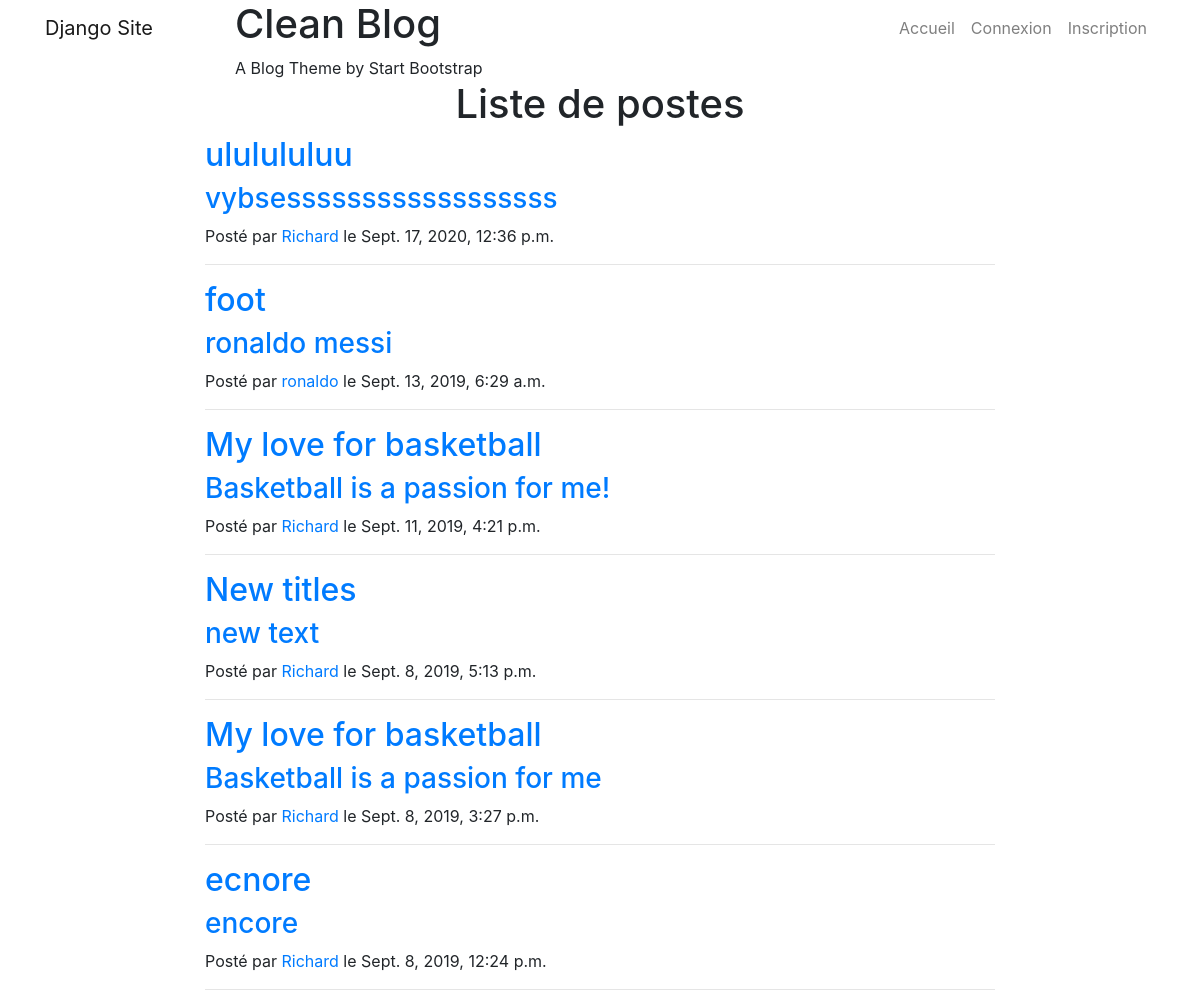
Before: / with the older database file.
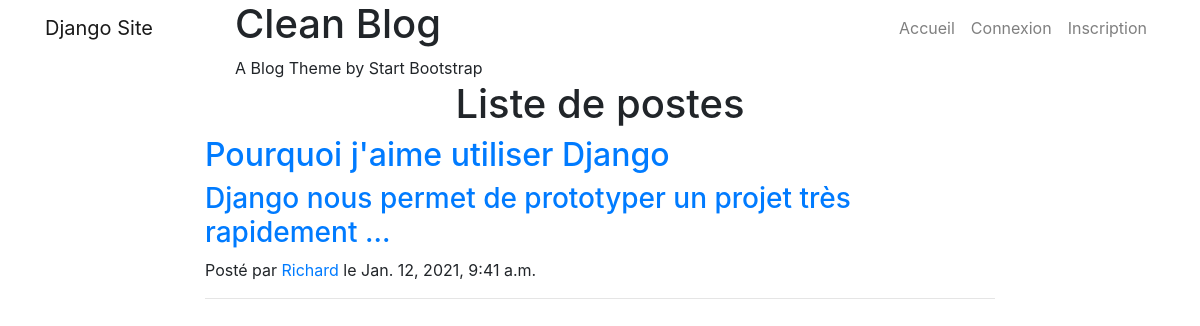
After: the same page with the newer database file.
### blog/models.py (models this page shows, shortened)
class Post(models.Model):
	author = models.ForeignKey('auth.User',on_delete=models.CASCADE)
	title = models.CharField(max_length=200)
	text = models.TextField()
	created_date = models.DateTimeField(default=timezone.now)
	published_date = models.DateTimeField(blank=True,null=True)

### blog/views.py (the view)
# urls.py: path('',views.post_list_view,name='post_list'),
def post_list_view(request):
	posts= Post.objects.filter(published_date__lte=timezone.now()).order_by('-published_date')
	return render(request,'blog/posts_list.html',{'posts':posts})

### blog/templates/blog/posts_list.html
{% extends "base.html" %}
	{% block content%}
 {% include '_blog_header.html' %}
	<h1 class="text-center text-decoration-underline">Liste de postes </h1>
		<div class="row">
			<div class="col-lg-8 col-md-10 mx-auto">
			{% for i in posts%}
				<div class="post-preview">
	          <a href="{% url 'post_detail' i.id%}">
	            <h2 class="post-title">
	              {{i.title}}
	            </h2>
	            <h3 class="post-subtitle">
	              {{i.text|truncatechars:60}}
	            </h3>
	          </a>
	          <p class="post-meta">Posté par
	            <a href="#">{{i.author.username}}</a>
	            le {{i.published_date}}</p>
	        </div>
	        <hr>
				{% empty%}
				<p>Aucun Post pour le moment </p>
			{% endfor %%}
			</div>
		</div>
{% endblock%}

### templates/base.html (shortened to what this page needs)
<!doctype html>
<html lang="en">
  <head>
    <link rel="stylesheet" href="https://stackpath.bootstrapcdn.com/bootstrap/4.3.1/css/bootstrap.min.css">
    <link rel="stylesheet" href="https://use.fontawesome.com/releases/v5.10.2/css/all.css" integrity="
    sha384-rtJEYb85SiYWgfpCr0jn174XgJTn4rptSOQsMroFBPQSGLdOC5IbubP6lJ35qoM9">
    <link rel="stylesheet" type="text/css" href="https://startbootstrap.github.io/startbootstrap-clean-blog/css/clean-blog.min.css">
  </head>
  <body>
     {% include 'nav.html'%}
    {% block content%}{% endblock %}
  </body>
</html>

### templates/nav.html (shortened to what this page needs)
  <nav class="navbar navbar-expand-lg navbar-light fixed-top" id="mainNav">
    <div class="container">
      <a class="navbar-brand" href="{% url 'post_list' %}">Django Site</a>
      <div class="collapse navbar-collapse" id="navbarResponsive">
        <ul class="navbar-nav ml-auto">
          <li class="nav-item">
            <a class="nav-link" href="{% url 'post_list' %}">Accueil</a>
          </li>
    {% if not user.is_authenticated %}
    <li class="nav-item">
            <a class="nav-link" href="{% url 'login' %}">Connexion</a>
          </li>
          <li class="nav-item">
            <a class="nav-link" href="{% url 'signup' %}">Inscription</a>
          </li>
    {% else %}
    <li class="nav-item">
            <a class="nav-link" href="{% url 'logout' %}">Déconnexion</a>
          </li>
      {% endif %}
        </ul>
      </div>
    </div>
  </nav>

### blog/templates/blog/_blog_header.html (shortened to what this page needs)
 <header class="masthead" style="background-image: url('https://startbootstrap.github.io/startbootstrap-clean-blog/img/home-bg.jpg')">
    <div class="container">
      <div class="row">
        <div class="col-lg-8 col-md-10 mx-auto">
          <div class="site-heading">
            <h1>Clean Blog</h1>
            <span class="subheading">A Blog Theme by Start Bootstrap</span>
          </div>
        </div>
      </div>
    </div>
  </header>

Changed rows visible on the page:
removed Post: title "ululululuu", text "vybsessssssssssssssssss", author.username "Richard", published_date "Sept. 17, 2020, 12:36 p.m."
removed Post: title "foot", text "ronaldo messi", author.username "ronaldo", published_date "Sept. 13, 2019, 6:29 a.m."
removed Post: title "My love for basketball", text "Basketball is a passion for me!", author.username "Richard", published_date "Sept. 11, 2019, 4:21 p.m."
removed Post: title "New titles", text "new text", author.username "Richard", published_date "Sept. 8, 2019, 5:13 p.m."
removed Post: title "My love for basketball", text "Basketball is a passion for me", author.username "Richard", published_date "Sept. 8, 2019, 3:27 p.m."
removed Post: title "ecnore", text "encore", author.username "Richard", published_date "Sept. 8, 2019, 12:24 p.m."
added Post: title "Pourquoi j'aime utiliser Django", text "Django nous permet de prototyper un projet très rapidement …", author.username "Richard", published_date "Jan. 12, 2021, 9:41 a.m."
